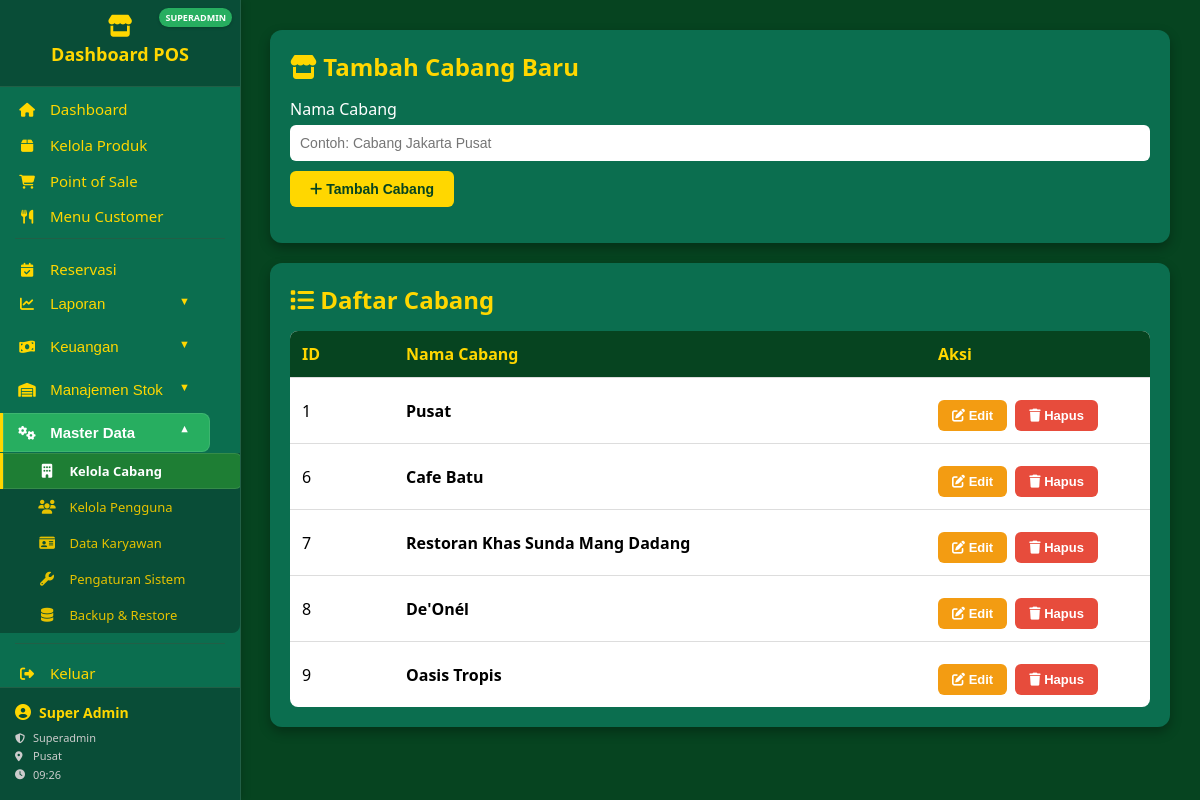
/manage_branches.php (signed in), run on the app's committed database.
### tables this page shows
CREATE TABLE `branches` (
  `id` int(11) NOT NULL AUTO_INCREMENT,
  `name` varchar(120) NOT NULL,
  PRIMARY KEY (`id`)
);

### auth.php (called while the page is built, shortened)
<?php
require_once __DIR__ . '/db.php';
function auth_user() {
    return $_SESSION['user'] ?? null;
}
        ?>

### db.php (called while the page is built, shortened)
<?php
function db() {
    static $pdo;
    if ($pdo) return $pdo;
    try {
        $pdo = new PDO(
            "mysql:host=" . DB_HOST . ";dbname=" . DB_NAME . ";charset=utf8mb4",
            DB_USER,
            DB_PASS,
            [
                PDO::ATTR_ERRMODE => PDO::ERRMODE_EXCEPTION,
                PDO::ATTR_DEFAULT_FETCH_MODE => PDO::FETCH_ASSOC,
            ]
        );
    } catch (PDOException $e) {
        die("Database connection failed: " . $e->getMessage());
    }
    return $pdo;
}

### utils.php (called while the page is built, shortened)
<?php
if (!function_exists('e')) {
    function e($string) {
        return htmlspecialchars($string ?? '', ENT_QUOTES, 'UTF-8');
    }
}

### manage_branches.php (the view, shortened to what this page needs)
<?php
require_once __DIR__.'/../src/lib/db.php';
require_once __DIR__.'/../src/lib/auth.php';
require_once __DIR__.'/../src/lib/utils.php';
$rows = db()->query('SELECT * FROM branches ORDER BY id')->fetchAll();
require_once __DIR__ . '/../src/nav/sidebar.php';
?>
<!DOCTYPE html>
<html lang="id">
<head>
  <link rel="stylesheet" href="/pos-web-starter/assets/css/all.min.css">
</head>
<body>
<div class="container">
  <div class="card">
    <h2><i class="fa fa-store"></i> Tambah Cabang Baru</h2>
    <form method="post">
      <label for="branch_name">Nama Cabang</label>
      <input type="text" name="name" id="branch_name" required placeholder="Contoh: Cabang Jakarta Pusat">
      <button type="submit"><i class="fa fa-plus"></i> Tambah Cabang</button>
    </form>
  </div>
  <div class="card">
    <h2><i class="fa fa-list"></i> Daftar Cabang</h2>
    <?php if (empty($rows)): ?>
      <p style="color: #ffd700; text-align: center; padding: 20px;">
        <i class="fa fa-info-circle"></i> Belum ada cabang. Silakan tambahkan cabang baru.
      </p>
    <?php else: ?>
      <table>
        <thead>
          <tr>
            <th style="width: 80px;">ID</th>
            <th>Nama Cabang</th>
            <th style="width: 200px;">Aksi</th>
          </tr>
        </thead>
        <tbody>
          <?php foreach($rows as $r): ?>
            <tr>
              <td><?= $r['id'] ?></td>
              <td><strong><?= e($r['name']) ?></strong></td>
              <td>
                <div class="action-btns">
                  <button type="button"
                          class="btn-warning"
                          data-id="<?= $r['id'] ?>"
                          data-name="<?= htmlspecialchars($r['name'], ENT_QUOTES, 'UTF-8') ?>"
                          onclick="editBranch(this)">
                    <i class="fa fa-edit"></i> Edit
                  </button>
                  <form method="post"
                        action="delete_branch.php"
                        id="form-del-<?= $r['id'] ?>"
                        style="display:inline; margin:0;">
                    <button type="button"
                            class="btn-danger"
                            onclick="confirmDelete(<?= $r['id'] ?>,'<?= htmlspecialchars($r['name'], ENT_QUOTES, 'UTF-8') ?>')">
                      <i class="fa fa-trash"></i> Hapus
                    </button>
                  </form>
                </div>
              </td>
            </tr>
          <?php endforeach; ?>
        </tbody>
      </table>
    <?php endif; ?>
  </div>
</div>
</body>
</html>

### sidebar.php (shortened to what this page needs)
<?php
require_once __DIR__ . '/../lib/db.php';
require_once __DIR__ . '/../lib/auth.php';
if (!function_exists('getBranchName')) {
    function getBranchName($branch_id) {
        try {
            $stmt = db()->prepare("SELECT name FROM branches WHERE id = ?");
            $stmt->execute([$branch_id]);
            $row = $stmt->fetch();
            return $row ? $row['name'] : 'Unknown';
        } catch (Exception $e) {
            return 'Error';
        }
    }
}
if (!function_exists('get_auth_user')) {
    function get_auth_user() {
        return auth_user();
    }
}
$u = get_auth_user();
  $permissions = [
    'kasir' => ['dashboard', 'products', 'pos', 'reports_view', 'reservations_view'],
    'spv' => ['dashboard', 'products', 'pos', 'reports', 'finance', 'stock', 'reservations_manage'],
    'admin' => ['dashboard', 'products', 'pos', 'reports', 'finance', 'stock', 'master', 'reservations_manage'],
    'superadmin' => ['dashboard', 'products', 'pos', 'reports', 'finance', 'stock', 'master', 'reservations_manage'],
    'spv_warehouse' => ['dashboard', 'products', 'stock']
];
$userPermissions = $permissions[$u['role']] ?? ['dashboard'];
?>
<div class="sidebar">
  <div class="sidebar-brand">
    <span class="brand-icon"><i class="fas fa-store"></i></span>
    Dashboard POS
    <div class="role-indicator"><?= htmlspecialchars($u['role']) ?></div>
  </div>
  <a href="dashboard.php"><i class="fas fa-home"></i> Dashboard</a>
  <?php if (in_array('products', $userPermissions)): ?>
  <a href="manage_products.php"><i class="fas fa-box"></i> Kelola Produk</a>
  <?php endif; ?>
  <?php if (in_array('pos', $userPermissions)): ?>
  <a href="pos.php"><i class="fas fa-shopping-cart"></i> Point of Sale</a>
  <?php endif; ?>
  <a href="customer_menu.php"><i class="fas fa-utensils"></i> Menu Customer</a>
  <?php if (in_array('reservations_view', $userPermissions) || in_array('reservations_manage', $userPermissions)): ?>
  <a href="reservations.php"><i class="fas fa-calendar-check"></i> Reservasi
  </a>
  <?php endif; ?>
  <?php if (in_array('reports', $userPermissions) || in_array('reports_view', $userPermissions)): ?>
  <div class="sidebar-menu">
    <button class="sidebar-dropdown" data-target="submenu-laporan">
      <i class="fas fa-chart-line"></i> Laporan
      <span class="arrow">▼</span>
    </button>
  </div>
  <?php endif; ?>
  <?php if (in_array('finance', $userPermissions)): ?>
  <div class="sidebar-menu">
    <button class="sidebar-dropdown" data-target="submenu-keuangan">
      <i class="fas fa-money-bill-wave"></i> Keuangan <span class="arrow">▼</span>
    </button>
  </div>
  <?php endif; ?>
  <?php if (in_array('stock', $userPermissions)): ?>
  <div class="sidebar-menu">
    <button class="sidebar-dropdown" data-target="submenu-gudang">
      <i class="fas fa-warehouse"></i> Manajemen Stok <span class="arrow">▼</span>
    </button>
  </div>
  <?php endif; ?>
  <?php if (in_array('master', $userPermissions)): ?>
  <div class="sidebar-menu">
    <button class="sidebar-dropdown" data-target="submenu-master">
      <i class="fas fa-cogs"></i> Master Data <span class="arrow">▼</span>
    </button>
    <div class="sidebar-subnav" id="submenu-master">
      <a href="manage_branches.php"><i class="fas fa-building"></i> Kelola Cabang</a>
      <a href="manage_users.php"><i class="fas fa-users"></i> Kelola Pengguna</a>
      <a href="import_karyawan.php"><i class="fas fa-id-card"></i> Data Karyawan</a>
      <?php if ($u['role']==='superadmin'): ?>
      <a href="system_settings.php"><i class="fas fa-wrench"></i> Pengaturan Sistem</a>
      <a href="backup_restore.php"><i class="fas fa-database"></i> Backup & Restore</a>
      <?php endif; ?>
    </div>
  </div>
  <?php endif; ?>
  <a href="logout.php"><i class="fas fa-sign-out-alt"></i> Keluar</a>
  <div class="user-info">
    <div class="user-name">
      <i class="fas fa-user-circle"></i> <?= htmlspecialchars($u['name']) ?>
    </div>
    <div class="user-details">
      <div><i class="fas fa-shield-alt"></i> <?= ucfirst(htmlspecialchars($u['role'])) ?></div>
      <?php if (!empty($u['branch_id'])): ?>
      <div><i class="fas fa-map-marker-alt"></i> <?= htmlspecialchars(getBranchName($u['branch_id'])) ?></div>
      <?php endif; ?>
      <div><i class="fas fa-clock"></i> <?= isset($_SESSION['login_time']) ? date('H:i', strtotime($_SESSION['login_time'])) : 'N/A' ?></div>
    </div>
  </div>
</div>

### sidebar.php (style rules this page uses)
.sidebar { position:fixed; top:0; left:0; bottom:0; width:240px; background: #0b6e4f; color:#ffd700; display:flex; flex-direction:column; z-index:100; box-shadow:2px 0 8px rgba(0,0,0,0.15); font-family:'Segoe UI',sans-serif; border-right: 1px solid #215f46; overflow-y: auto; }
.sidebar-brand { font-size:18px; color:#ffd700; font-weight:bold; text-align:center; padding:15px 10px 20px; border-bottom:1px solid #215f46; background: #094d37; position: relative; flex-shrink: 0; }
.sidebar-brand .brand-icon { font-size: 22px; margin-bottom: 5px; display: block; }
.sidebar a, .sidebar-dropdown { display:block; color:#ffd700; text-decoration:none; padding:11px 15px; font-size:15px; font-weight:500; border:none; background:none; transition:all 0.2s ease; cursor:pointer; width: calc(100% - 30px); text-align: left; border-left: 3px solid transparent; margin: 1px 0; border-radius: 0 8px 8px 0; position: relative; overflow: hidden; }
.sidebar a.active, .sidebar-dropdown.active { background: #27ae60; color:#fff; border-left: 3px solid #ffd700; font-weight: 600; box-shadow: inset 0 0 0 1px rgba(255,255,255,0.1); }
.sidebar a i, .sidebar-dropdown i { width: 18px; text-align: center; margin-right: 10px; font-size: 14px; }
.sidebar-menu { margin-bottom:2px; position: relative; }
.sidebar-dropdown .arrow { float:right; font-size:11px; margin-right:5px; transition: transform 0.2s; }
.sidebar-dropdown.active .arrow { transform: rotate(180deg); }
.sidebar-subnav { display:none; flex-direction:column; background: #094d37; margin: 0; border-radius: 0 0 8px 0; }
.sidebar-subnav a { font-size:13px; color:#e6c200; padding: 9px 12px 9px 35px; border-left: 3px solid transparent; margin: 0; width: calc(100% - 47px); }
.sidebar-subnav a.active { background: #1e7e34; color:#fff; border-left: 3px solid #ffd700; font-weight: 600; }
.role-indicator { position:absolute; top:8px; right:8px; background: #27ae60; color:#fff; font-size:9px; padding:3px 6px; border-radius:10px; text-transform:uppercase; font-weight: bold; box-shadow: 0 1px 3px rgba(0,0,0,0.2); }
.user-info { margin-top:auto; background: #094d37; padding:15px; color:#ffd700; border-top:1px solid #215f46; flex-shrink: 0; }
.user-info .user-name { font-weight:bold; margin-bottom:8px; font-size: 14px; display: flex; align-items: center; }
.user-info .user-name i { margin-right: 8px; font-size: 16px; }
.user-info .user-details { font-size:11px; color:#ccc; line-height: 1.4; }
.user-info .user-details > div { margin-bottom: 3px; display: flex; align-items: center; }
.user-info .user-details i { width: 12px; margin-right: 6px; font-size: 10px; }

### manage_branches.php (style rules this page uses)
body { margin: 0; font-family: 'Segoe UI', Tahoma, Geneva, Verdana, sans-serif; background: #064420; color: #fff; }
.container { margin-left: 240px; padding: 30px; }
.card { background: #0b6e4f; border-radius: 12px; padding: 20px; box-shadow: 0 5px 12px rgba(0,0,0,0.3); margin-bottom: 20px; }
h2 { color: #ffd700; margin-top: 0; margin-bottom: 15px; }
label { display: block; margin-top: 10px; margin-bottom: 5px; font-weight: 500; }
input[type="text"] { width: 100%; padding: 10px; border-radius: 6px; border: none; font-size: 14px; }
button { margin-top: 10px; padding: 10px 20px; background: #ffd700; border: none; border-radius: 6px; font-weight: bold; cursor: pointer; color: #064420; font-size: 14px; }
table { width: 100%; border-collapse: collapse; margin-top: 15px; background: #fff; color: #000; border-radius: 8px; overflow: hidden; }
th, td { padding: 12px; border-bottom: 1px solid #ddd; text-align: left; }
th { background: #064420; color: #ffd700; font-weight: bold; }
tr:last-child td { border-bottom: none; }
.btn-danger { background: #e74c3c; color: #fff; padding: 8px 14px; border: none; border-radius: 6px; cursor: pointer; font-size: 13px; font-weight: 600; }
.btn-warning { background: #f39c12; color: #fff; padding: 8px 14px; border: none; border-radius: 6px; cursor: pointer; font-size: 13px; font-weight: 600; }
.action-btns { display: flex; gap: 8px; align-items: center; }

### data on the page
branches: name "Pusat", id "1"
branches: id "6", name "Cafe Batu"
branches: id "7", name "Restoran Khas Sunda Mang Dadang"
branches: id "8", name "De'Onél"
branches: id "9", name "Oasis Tropis"

### other printed values
$u['role'] "SUPERADMIN"
$u['name'] "Super Admin"
$u['role'] "Superadmin"
date('H:i', strtotime($_SESSION['login_time'])) "09:26"
